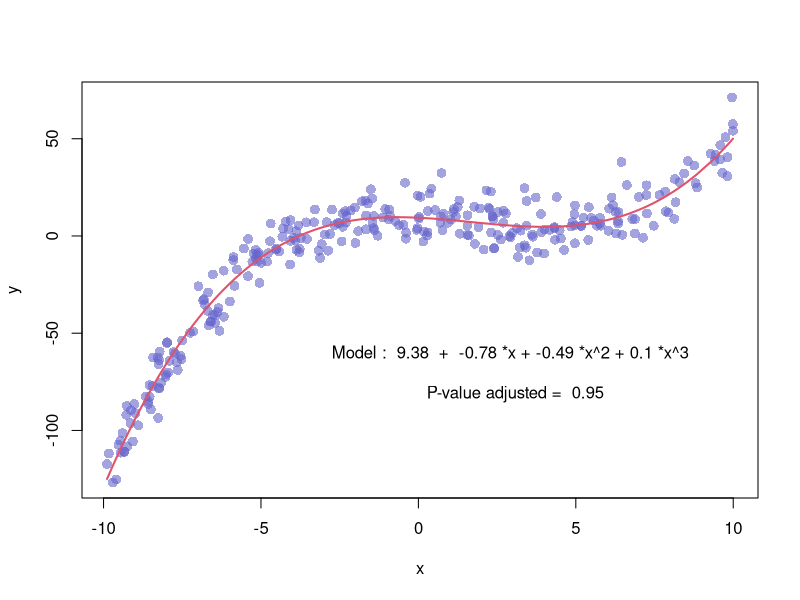

Recreate this plot in R.
x <- runif(300,  min=-10, max=10) 
y <- 0.1*x^3 - 0.5 * x^2 - x + 10 + rnorm(length(x),0,8) 
 
# plot of x and y :
plot(x,y,col=rgb(0.4,0.4,0.8,0.6),pch=16 , cex=1.3) 
 
# Can we find a polynome that fit this function ?
model <- lm(y ~ x + I(x^2) + I(x^3))
 
# I can get the features of this model :
#summary(model)
#model$coefficients
#summary(model)$adj.r.squared
 
# For each value of x, I can get the value of y estimated by the model, and add it to the current plot !
myPredict <- predict( model ) 
ix <- sort(x,index.return=T)$ix
lines(x[ix], myPredict[ix], col=2, lwd=2 )  

# I add the features of the model to the plot
coeff <- round(model$coefficients , 2)
text(3, -70 , paste("Model : ",coeff[1] , " + " , coeff[2] , "*x"  , "+" , coeff[3] , "*x^2" , "+" , coeff[4] , "*x^3" , "\n\n" , "P-value adjusted = ",round(summary(model)$adj.r.squared,2)))
